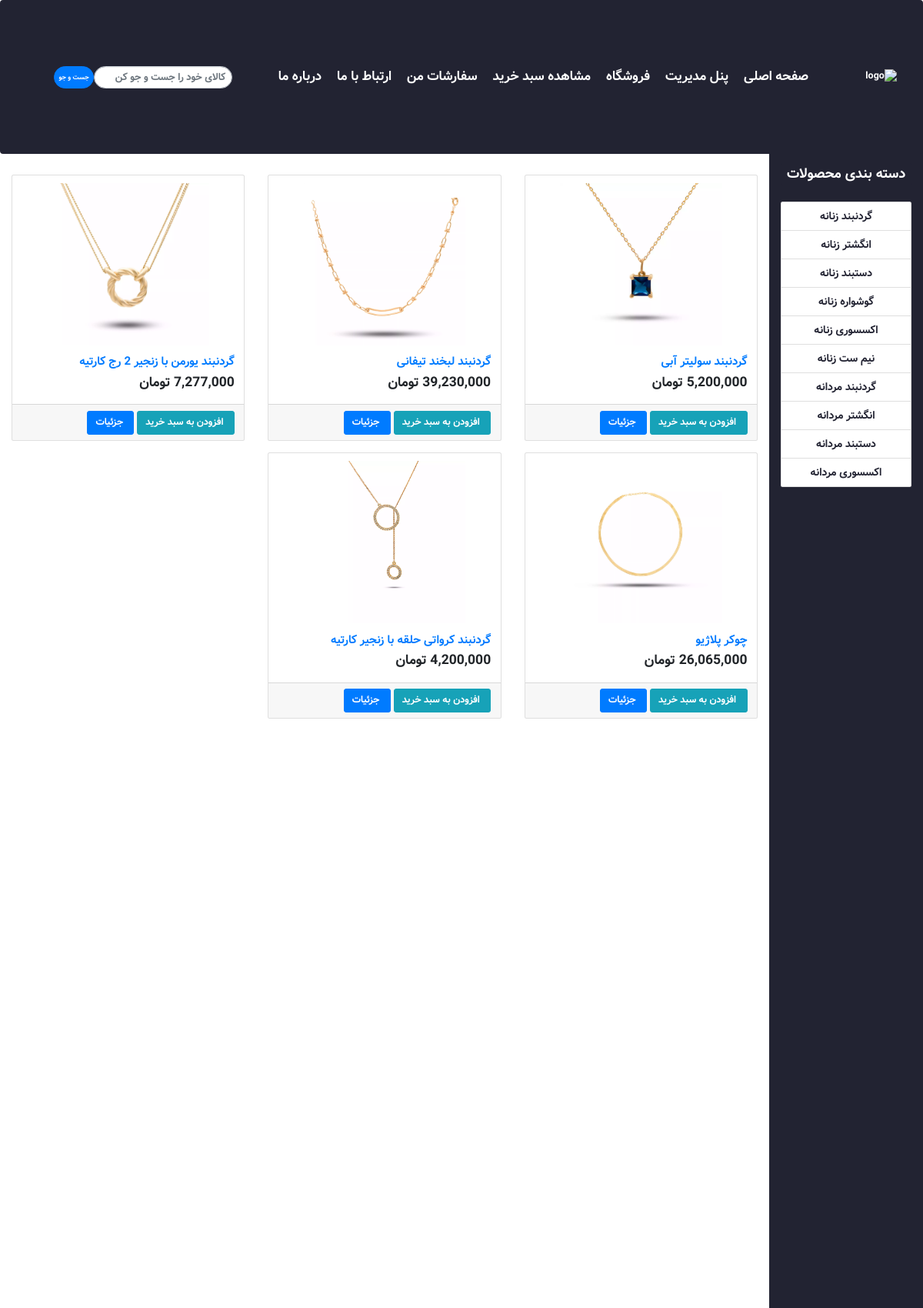
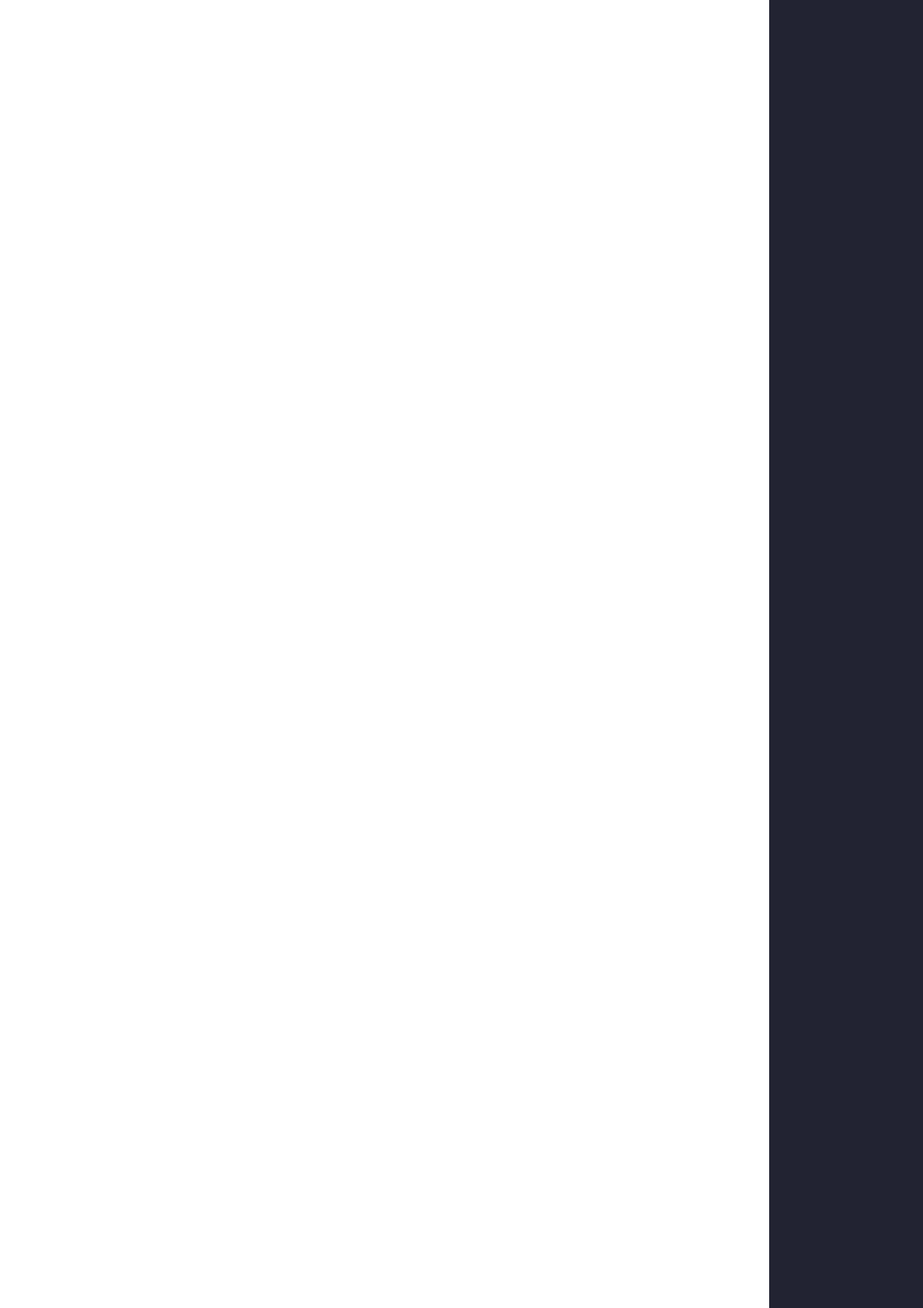
Screenshot of /store.php?cat=1 (upper part) with the database file from the repository (2 pictures, top to bottom).
### tables this page shows
CREATE TABLE `category` (
  `id` int(11) NOT NULL,
  `cat_name` text NOT NULL
);

CREATE TABLE `products` (
  `id` int(11) NOT NULL,
  `title` text NOT NULL,
  `image` text NOT NULL,
  `description` text NOT NULL,
  `cat_id` int(11) NOT NULL,
  `price` bigint(20) NOT NULL
);

### store.php (the view, shortened to what this page needs)
<?php
require_once 'connectDB/config.php';
?>
<!DOCTYPE html>
<html lang="en">
<head>
    <link href="css/bootstrap-rtl.css" rel="stylesheet">
    <link href="css/bootstrap.min.css" rel="stylesheet">
    <link href="css/shop-homepage.css" rel="stylesheet">
</head>
<body>
<nav class="navbar navbar-expand-lg navbar-dark bg-dark fixed-top" style="height: 200px">
        <a class="navbar-brand" href="./">
          <img src="https://cdn1.vectorstock.com/i/thumb-large/24/40/diamond-shape-line-gold-logo-vector-39722440.jpg" alt="logo">
        </a>
    <div class="container">
        <div class="collapse navbar-collapse" id="navbarResponsive">
            <ul class="navbar-nav ml-auto" style="margin-right:-20px">
                <li class="nav-item">
                    <a class="nav-link" href="index.php">صفحه اصلی</a>
                </li>
                <li class="nav-item">
                    <a class="nav-link" href="Admin/login.php">پنل مدیریت</a>
                </li>
                <li class="nav-item">
                    <a class="nav-link" href="store.php">فروشگاه</a>
                </li>
                <li class="nav-item">
                    <a class="nav-link" href="cart.php">مشاهده سبد خرید</a>
                </li>
                <li class="nav-item">
                    <a class="nav-link" href="myOrders.php">سفارشات من</a>
                </li>
                <li class="nav-item">
                    <a class="nav-link" href="contact.php">ارتباط با ما</a>
                </li>
                <li class="nav-item">
                    <a class="nav-link" href="about.php">درباره ما</a>
                </li>
                <li>
                    <form action="store.php" method="get">
                        <div class="input-group" style="margin-top: 11px; margin-right:50px">
                            <input type="text" name="search" class="form-control" style="width:130px; border-radius: 20px"
                                   placeholder="کالای خود را جست و جو کن">
                            <button name="btnSearch" class="btn btn-primary btn-sm" style="border-radius: 20px">جست و جو</button>
                        </div>
                    </form>
                </li>
            </ul>
        </div>
    </div>
</nav>
<br>
<div class="container" style="max-width:2000px">
    <div class="row">
        <div class="col-lg-2">
            <div class="card alert-danger" style="background-color:#222332; margin-top: 120px; border-color:#222332; color:white; font-size:18px ;font-family: MyFont !important; text-align:center">دسته بندی محصولات</div>
            <br>
			<div class="list-group" style="border-radius:6px">
                <?php
                $catQuery = mysqli_query($connection, "Select * From category");
                while ($catRow = mysqli_fetch_array($catQuery)):
                    ?><a href="store.php?cat=<?php echo $catRow['id'] ?>"
                         class="list-group-item"  style="color:#222332; text-align:center"><?php echo $catRow['cat_name'] ?></a>
                <?php endwhile; ?>
            </div>
        </div>
        <div class="col-lg-10" style="margin-top: 150px">
            <div class="row">
                <?php
                if (isset($_GET['btnSearch'])) {
                    $search = $_GET['search'];
                    $productQuery = mysqli_query($connection, "Select * From Products where title Like '%$search%'");
                } else
                    if (isset($_GET['cat'])) {
                        $cat_id = $_GET['cat'];
                        $productQuery = mysqli_query($connection, "Select * From Products where cat_id='$cat_id'");
                    } else
                        $productQuery = mysqli_query($connection, "Select * From Products");
                while ($productRow = mysqli_fetch_array($productQuery)):
                    ?>
                    <div class="col-lg-4 col-md-6 mb-4">
                        <div class="card h-100">
                            <a href="single.php?id=<?php echo $productRow['id'] ?>"><img class="card-img-top" src="uploads/<?php echo $productRow['image'] ?>"
                                             alt=""
                                             style="display: block;width: 70%;margin-right: auto;margin-left: auto;margin-top: 10px;"></a>
                            <div class="card-body">
                                <h4 class="card-title">
                                    <a href="single.php?id=<?php echo $productRow['id'] ?>"><?php echo $productRow['title'] ?></a>
                                </h4>
                                <h3><?php echo number_format($productRow['price']) ?> تومان</h3>
                            </div>
                            <div class="card-footer">
                                <a href="cartController.php?add-to-cart=<?php echo $productRow['id'] ?>"
                                   class="btn btn-info btn-lg">
                                    افزودن به سبد خرید</a>
                                <a href="single.php?id=<?php echo $productRow['id'] ?>" class="btn btn-primary btn-lg" title="نمایش جزئیات محصول">
                                    جزئیات</a>
                            </div>
                        </div>
                    </div>
                <?php endwhile; ?>
            </div>
        </div>
    </div>
</div>
<br>
</body>
</html>

### css/shop-homepage.css (style rules this page uses)
* { font-family: MyFont !important }
body { padding-top: 56px; overflow-x: hidden; }
.bg-dark { background-color : #222332!important; color: #ffffff; }
.navbar-brand img { width: 85%; margin-right: -5%; }
.nav-item { font-size: 17px; }
.col-lg-2 { padding: 15px; height: 4480px; width : 100px; background: #222332; text-decoration: none; }

### rows the page displays
category: cat_name "گردنبند زنانه"
category: cat_name "انگشتر زنانه"
category: cat_name "دستبند زنانه"
category: cat_name "گوشواره زنانه"
category: cat_name "اکسسوری زنانه"
category: cat_name "نیم ست زنانه"
category: cat_name "گردنبند مردانه"
category: cat_name "انگشتر مردانه"
category: cat_name "دستبند مردانه"
category: cat_name "اکسسوری مردانه"
products: image (picture), title "گردنبند سولیتر آبی"
products: image (picture), title "گردنبند لبخند تیفانی"
products: image (picture), title "گردنبند یورمن با زنجیر 2 رج کارتیه", price "7,277,000"
products: image (picture), title "چوکر پلاژیو"
products: image (picture), title "گردنبند کرواتی حلقه با زنجیر کارتیه", price "4,200,000"
